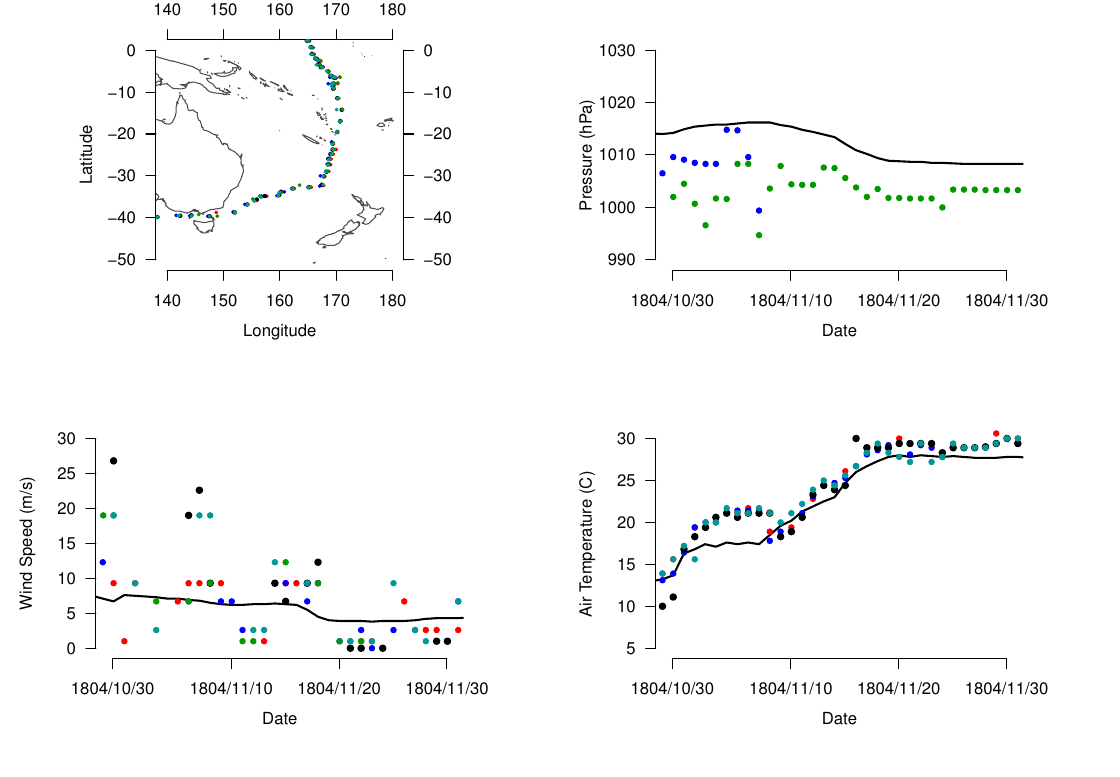

Here is the R script that generated this plot:
# Make a synthesis figure for the main fleet in the South Pacific
library(grid)
library(chron)
library(lattice)
library(maps)

# Load the map functions
source("../../../../scripts/sr.map.R")
gp_red   = gpar(col=rgb(1,0,0,1),fill=rgb(1,0,0,1))
gp_blue  = gpar(col=rgb(0,0,1,1),fill=rgb(0,0,1,1))
gp_black = gpar(col=rgb(0,0,0,1),fill=rgb(0,0,0,1),lex=2)
gp_green = gpar(col=rgb(0,0.6,0,1),fill=rgb(0,0.6,0,1))
gp_gold  = gpar(col=rgb(0,0.6,0.6,1),fill=rgb(0,0.6,0.6,1))
gp_grey  = gpar(col=rgb(0.3,0.3,0.3,1),fill=rgb(0.3,0.3,0.3,1),lex=1)

# Read in the data
sts.1<-read.table('../Alnwick_Castle_1804-5/ovn.out',header=F)
sts.1$Date<-chron(dates=as.character(sts.1$V1),times=as.character(sts.1$V2),
                           format=c(dates = "y/m/d", times = "h:m:s"))
sts.2<-read.table('../Arniston_1804-5/ovn.out',header=F)
sts.2$Date<-chron(dates=as.character(sts.2$V1),times=as.character(sts.2$V2),
                           format=c(dates = "y/m/d", times = "h:m:s"))
sts.3<-read.table('../Ceres_4_1804-5/ovn.out',header=F)
sts.3$Date<-chron(dates=as.character(sts.3$V1),times=as.character(sts.3$V2),
                           format=c(dates = "y/m/d", times = "h:m:s"))
sts.4<-read.table('../Cuffnells_1804-5/ovn.out',header=F)
sts.4$Date<-chron(dates=as.character(sts.4$V1),times=as.character(sts.4$V2),
                           format=c(dates = "y/m/d", times = "h:m:s"))
sts.5<-read.table('../Royal_Charlotte_5_1804-5/ovn.out',header=F)
sts.5$Date<-chron(dates=as.character(sts.5$V1),times=as.character(sts.5$V2),
                           format=c(dates = "y/m/d", times = "h:m:s"))
tics = dates(c('1804/10/30','1804/11/10','1804/11/20','1804/11/30'),
      format="y/m/d")
ticl = c('1804/10/30','1804/11/10','1804/11/20','1804/11/30')
      
postscript(file="sp_combi.ps",paper="a4",family="Helvetica",pointsize=12)
                    
# Four seperate plots - route, AT, SLP, WS - each in its own viewport
pushViewport(viewport(width=0.4,height=0.4,x=0.05,y=0.6,
                      just=c("left","bottom"),name="vp_map"))
upViewport(0)
pushViewport(viewport(width=0.4,height=0.4,x=0.55,y=0.6,
                     just=c("left","bottom"),name="vp_slp"))
upViewport(0)
pushViewport(viewport(width=0.4,height=0.4,x=0.55,y=0.1,
                      just=c("left","bottom"),name="vp_at"))
upViewport(0)
pushViewport(viewport(width=0.4,height=0.4,x=0.05,y=0.1,
                      just=c("left","bottom"),name="vp_sst"))
upViewport(0)

# Draw the map
sr.map.internal.wm <- map('world',interior=FALSE,plot=FALSE)
is.na(sr.map.internal.wm$x[8836])=T  # Remove Antarctic bug
# Prune everything outside the viewport
#for(i in seq(1,length(sr.map.internal.wm$x))) {
#    if ( is.na(sr.map.internal.wm$x[i]) 
#        || (is.na(sr.map.internal.wm$y[i]))
#        || (sr.map.internal.wm$x[i]< -90)
#        || (sr.map.internal.wm$x[i]> 180)
#        || (sr.map.internal.wm$y[i]< -60)
#        || (sr.map.internal.wm$y[i]> 65)) {
#         is.na(sr.map.internal.wm$x[i]) = T
#         is.na(sr.map.internal.wm$y[i]) = T
#    }    
#}
downViewport("vp_map")
    pushViewport(plotViewport(margins=c(2,5,2,5)))
    pushViewport(dataViewport(c(140,180),c(-50,0)))
    grid.xaxis(at=c(140,150,160,170,180),main=T)
    grid.xaxis(at=c(140,150,160,170,180),main=F)
    grid.text('Longitude',y=unit(-3,"lines"))
    grid.yaxis(at=c(-50,-40,-30,-20,-10,0),main=T)
    grid.yaxis(at=c(-50,-40,-30,-20,-10,0),main=F)
    grid.text('Latitude',x=unit(-3.5,"lines"), rot=90)
    popViewport()
    pushViewport(dataViewport(c(140,180),c(-50,0),clip='on'))
    grid.lines(x=unit(sr.map.internal.wm$x,"native"),
               y=unit(sr.map.internal.wm$y,"native"),gp=gp_grey)
    grid.points(x=unit(sts.1$V14,"native"),y=unit(sts.1$V13,'native'),pch=20,
               size=unit(1,"native"),gp=gp_red)
    grid.points(x=unit(sts.2$V14,"native"),y=unit(sts.2$V13,'native'),pch=20,
               size=unit(1,"native"),gp=gp_blue)
    grid.points(x=unit(sts.3$V14,"native"),y=unit(sts.3$V13,'native'),pch=20,
               size=unit(1,"native"),gp=gp_black)
    grid.points(x=unit(sts.4$V14,"native"),y=unit(sts.4$V13,'native'),pch=20,
               size=unit(1,"native"),gp=gp_green)
    grid.points(x=unit(sts.5$V14,"native"),y=unit(sts.5$V13,'native'),pch=20,
               size=unit(1,"native"),gp=gp_gold)
popViewport() 
popViewport() 
upViewport()

# Plot the AIR temperatures
downViewport("vp_at")
pushViewport(plotViewport(margins=c(2,2,2,2)))
pushViewport(dataViewport(as.numeric(c(tics[1],tics[4])),c(5,30)))
grid.xaxis(at=as.numeric(tics),label=ticl,main=T)
grid.text('Date',y=unit(-3,"lines"))
grid.yaxis(main=T)
grid.text('Air Temperature (C)',x=unit(-3.5,"lines"), rot=90)
popViewport()
pushViewport(dataViewport(as.numeric(c(tics[1],tics[4])),c(5,30),clip='on'))
   grid.lines(x=unit(sts.1$Date,"native"),y=unit(sts.1$V8,'native'),gp=gp_black)
   grid.points(x=unit(sts.1$Date,"native"),y=unit(sts.1$V7,'native'),pch=20,
               size=unit(1,"native"),gp=gp_red)
   grid.points(x=unit(sts.2$Date,"native"),y=unit(sts.2$V7,'native'),pch=20,
               size=unit(1,"native"),gp=gp_blue)
   grid.points(x=unit(sts.3$Date,"native"),y=unit(sts.3$V7,'native'),pch=20,
               size=unit(1,"native"),gp=gp_black)
   grid.points(x=unit(sts.4$Date,"native"),y=unit(sts.4$V7,'native'),pch=20,
               size=unit(1,"native"),gp=gp_green)
   grid.points(x=unit(sts.5$Date,"native"),y=unit(sts.5$V7,'native'),pch=20,
               size=unit(1,"native"),gp=gp_gold)
popViewport() 
popViewport() 
upViewport()

# Plot the Wind Speeds
downViewport("vp_sst")
pushViewport(plotViewport(margins=c(2,2,2,2)))
pushViewport(dataViewport(as.numeric(c(tics[1],tics[4])),c(0,30)))
grid.xaxis(at=as.numeric(tics),label=ticl,main=T)
grid.text('Date',y=unit(-3,"lines"))
grid.yaxis(main=T)
grid.text('Wind Speed (m/s)',x=unit(-3.5,"lines"), rot=90)
popViewport()
pushViewport(dataViewport(as.numeric(c(tics[1],tics[4])),c(0,30),clip='on'))
   grid.lines(x=unit(sts.1$Date,"native"),y=unit(sts.1$V12,'native'),gp=gp_black)
   grid.points(x=unit(sts.1$Date,"native"),y=unit(sts.1$V11,'native'),pch=20,
               size=unit(1,"native"),gp=gp_red)
   grid.points(x=unit(sts.2$Date,"native"),y=unit(sts.2$V11,'native'),pch=20,
               size=unit(1,"native"),gp=gp_blue)
   grid.points(x=unit(sts.3$Date,"native"),y=unit(sts.3$V11,'native'),pch=20,
               size=unit(1,"native"),gp=gp_black)
   grid.points(x=unit(sts.4$Date,"native"),y=unit(sts.4$V11,'native'),pch=20,
               size=unit(1,"native"),gp=gp_green)
   grid.points(x=unit(sts.5$Date,"native"),y=unit(sts.5$V11,'native'),pch=20,
               size=unit(1,"native"),gp=gp_gold)
popViewport() 
popViewport() 
upViewport()

# Plot the SLPs
downViewport("vp_slp")
pushViewport(plotViewport(margins=c(2,2,2,2)))
pushViewport(dataViewport(as.numeric(c(tics[1],tics[4])),c(990,1030)))
grid.xaxis(at=as.numeric(tics),label=ticl,main=T)
grid.text('Date',y=unit(-3,"lines"))
grid.yaxis(main=T)
grid.text('Pressure (hPa)',x=unit(-3.5,"lines"), rot=90)
popViewport()
pushViewport(dataViewport(as.numeric(c(tics[1],tics[4])),c(990,1030),clip='on'))
   grid.lines(x=unit(sts.1$Date,"native"),y=unit(sts.1$V10,'native'),gp=gp_black)
   grid.points(x=unit(sts.1$Date,"native"),y=unit(sts.1$V9,'native'),pch=20,
               size=unit(1,"native"),gp=gp_red)
   grid.points(x=unit(sts.2$Date,"native"),y=unit(sts.2$V9,'native'),pch=20,
               size=unit(1,"native"),gp=gp_blue)
   grid.points(x=unit(sts.3$Date,"native"),y=unit(sts.3$V9,'native'),pch=20,
               size=unit(1,"native"),gp=gp_black)
   grid.points(x=unit(sts.4$Date,"native"),y=unit(sts.4$V9,'native'),pch=20,
               size=unit(1,"native"),gp=gp_green)
   grid.points(x=unit(sts.5$Date,"native"),y=unit(sts.5$V9,'native'),pch=20,
               size=unit(1,"native"),gp=gp_gold)
popViewport() 
popViewport() 
upViewport()



